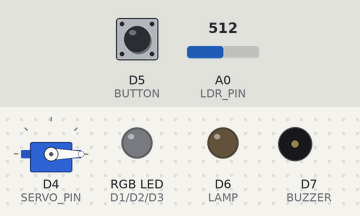
This sketch was run on a simulated ESP8266 (NodeMCU). Shown: servo, an RGB LED mixed from three pins (HIGH = lit), output pins drawn as LEDs (lit = HIGH), buzzer (waves = sounding, pin HIGH). Inputs (shaded band) come from the test bench; at power-on: D5 (BUTTON) HIGH, A0 (LDR_PIN) = 512. Dim RGB values are drawn brighter than linear; what the sketch prints to the serial monitor is not drawn.

Above: at 1.8 s.
1.9 s: D5 (BUTTON) pulled LOW for 0.15 s
At 2.2 s:
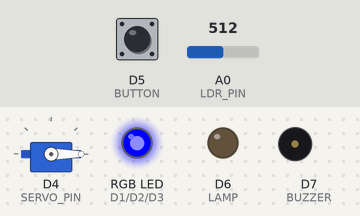
4.9 s: A0 (LDR_PIN) set to 716
At 7.1 s:
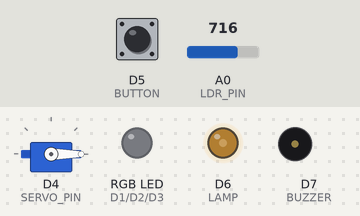
7.9 s: A0 (LDR_PIN) set to 900
At 9.28 s:
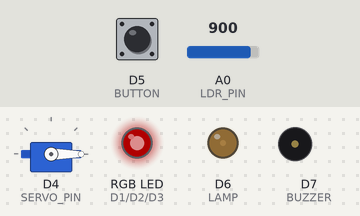
10.9 s: A0 (LDR_PIN) set to 306
At 13.3 s:
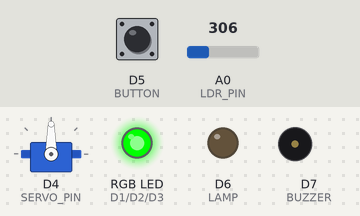
Timing chart, 0 to 17.4 s (numbered marks = the images above; inputs shaded):
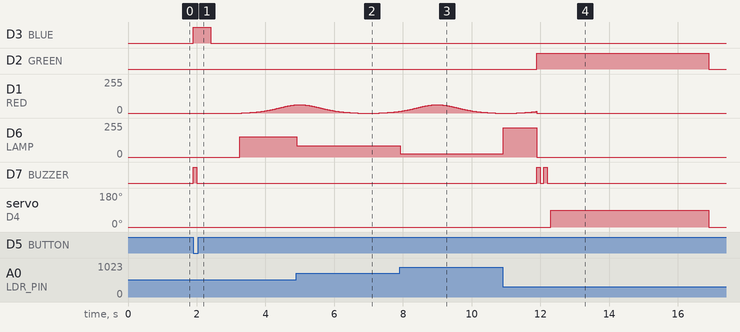

The sketch:

main.ino
```cpp
#include <ESP8266WiFi.h>
#include <ESP8266WebServer.h>
#include <Servo.h>

// --- Pin Map (Verified) ---
#define RED D1
#define GREEN D2
#define BLUE D3
#define BUTTON D5
#define LAMP D6    // Your main White LED Lamp
#define BUZZER D7
#define SERVO_PIN D4
#define LDR_PIN A0

// --- Globals & Objects ---
Servo nudgeServo;
ESP8266WebServer server(80);
float filteredLight = 500;
bool lastButtonState = HIGH;
unsigned long sessionStartTime = 0;

// Intervals (Change these via Wi-Fi later!)
long studyDuration = 10000; // 10s Demo
long breakDuration = 5000;  // 5s Demo

enum State { IDLE, STUDY, BREAK };
State currentState = IDLE;

// --- Wi-Fi Webpage ---
void handleRoot() {
  String html = "<html><body style='font-family:sans-serif; text-align:center;'>";
  html += "<h1>Adaptive Lamp Dashboard</h1>";
  html += "<p>Mode: " + String(currentState == STUDY ? "STUDY" : (currentState == BREAK ? "BREAK" : "IDLE")) + "</p>";
  html += "<p>Current Duration: " + String(studyDuration/1000) + "s</p>";
  html += "<hr><a href='/set10'><button style='padding:10px;'>Set 10s Demo</button></a>";
  html += " <a href='/set20'><button style='padding:10px;'>Set 20m Study</button></a>";
  html += "</body></html>";
  server.send(200, "text/html", html);
}

void setup() {
  Serial.begin(115200);

  pinMode(RED, OUTPUT); pinMode(GREEN, OUTPUT); pinMode(BLUE, OUTPUT);
  pinMode(LAMP, OUTPUT); pinMode(BUZZER, OUTPUT);
  pinMode(BUTTON, INPUT_PULLUP);

  // 1. Setup Access Point
  WiFi.softAP("Smart-Study-Lamp", "password123");
  server.on("/", handleRoot);
  server.on("/set10", [](){ studyDuration = 10000; server.send(200, "text/html", "Set to 10s! <a href='/'>Back</a>"); });
  server.on("/set20", [](){ studyDuration = 1200000; server.send(200, "text/html", "Set to 20m! <a href='/'>Back</a>"); });
  server.begin();

  // 2. Initialize Hardware
  moveServo(0); // Hide flag
  resetPins();

  Serial.println(">>> SYSTEM ONLINE - CONNECT TO WIFI 'Smart-Study-Lamp' <<<");
}

void loop() {
  server.handleClient();
  checkButton();

  if (currentState == STUDY) {
    handleAdaptiveLighting();
    handleFocusBreathing(); // Pulse Red LED for "Do Not Disturb"

    if (millis() - sessionStartTime >= studyDuration) {
      startBreak();
    }
  }
  else if (currentState == BREAK) {
    if (millis() - sessionStartTime >= breakDuration) {
      resetToIdle();
    }
  }
}

// --- Logic Blocks ---

void handleAdaptiveLighting() {
  int raw = analogRead(LDR_PIN);
  filteredLight = (filteredLight * 0.9) + (raw * 0.1);

  // CALIBRATION FIX:
  // If Dark (200) -> Output Bright (1023)
  // If Bright (900) -> Output Dim (100)
  int targetBrightness = map((int)filteredLight, 200, 900, 1023, 100);
  targetBrightness = constrain(targetBrightness, 100, 1023);

  analogWrite(LAMP, targetBrightness);
}

void handleFocusBreathing() {
  // Smoothly pulse the RED LED to show "Deep Work"
  float val = (exp(sin(millis() / 2000.0 * PI)) - 0.36787944) * 108.0;
  analogWrite(RED, (int)val);
  digitalWrite(BLUE, LOW);
  digitalWrite(GREEN, LOW);
}

void checkButton() {
  bool currentButton = digitalRead(BUTTON);
  if (lastButtonState == HIGH && currentButton == LOW) {
    if (currentState == IDLE) startStudy();
    else resetToIdle();
    delay(250);
  }
  lastButtonState = currentButton;
}

// --- State Transitions ---

void startStudy() {
  currentState = STUDY;
  sessionStartTime = millis();

  // 🔵 Start Flash
  digitalWrite(BLUE, HIGH);
  beep(1);
  delay(300);
  digitalWrite(BLUE, LOW);

  moveServo(0);
}

void startBreak() {
  currentState = BREAK;
  sessionStartTime = millis();

  // 🟢 Break Status
  resetPins();
  digitalWrite(GREEN, HIGH);
  beep(2);

  analogWrite(LAMP, 0); // Turn off lamp to rest eyes
  moveServo(90);        // Raise "Health Flag"
}

void resetToIdle() {
  currentState = IDLE;
  resetPins();
  moveServo(0);
}

// --- Helpers ---

void moveServo(int angle) {
  nudgeServo.attach(SERVO_PIN);
  nudgeServo.write(angle);
  delay(600);
  nudgeServo.detach();
}

void beep(int count) {
  for(int i=0; i<count; i++) {
    digitalWrite(BUZZER, HIGH); delay(100);
    digitalWrite(BUZZER, LOW);  delay(100);
  }
}

void resetPins() {
  digitalWrite(RED, LOW); digitalWrite(GREEN, LOW);
  digitalWrite(BLUE, LOW); digitalWrite(LAMP, LOW);
}
```

Measured:
- after the input at 1.9 s, D3 (BLUE): LOW → HIGH at once, → LOW 0.50 s later; D1 (RED): moves from 0/255 to 62/255 over 1.6 s, starting after 1.4 s; D6 (LAMP): 0/255 → 152/255 after 1.4 s; D7 (BUZZER): LOW → HIGH at once, → LOW 0.10 s later
- after the input at 4.9 s, D6 (LAMP): 152/255 → 85/255 at once
- after the input at 7.9 s, D6 (LAMP): 85/255 → 25/255 at once
- after the input at 10.9 s, D6 (LAMP): 25/255 → 220/255 at once, → 0/255 0.98 s later
